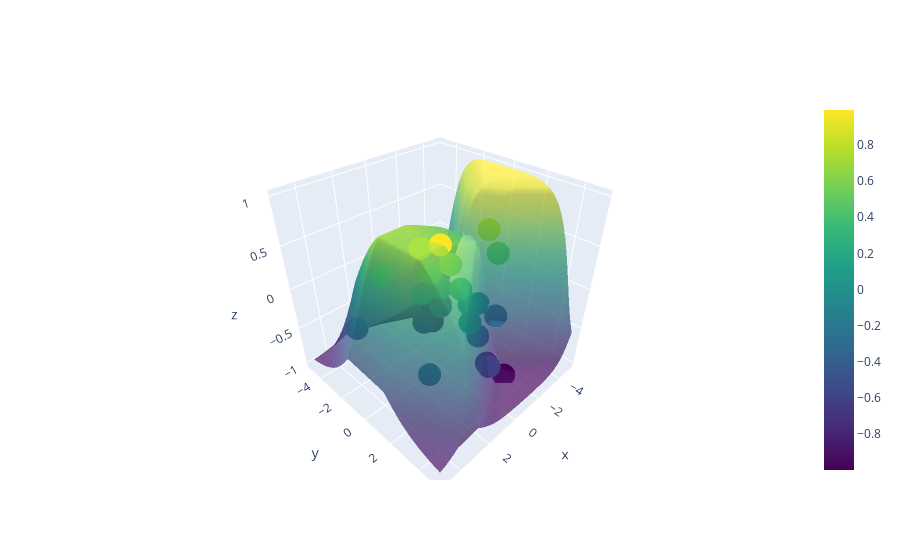

The code cell stored with this chart in its notebook:
### Markdown cell above
Open your TensorBoard window and click the refresh button. You should see a graph for both the training and the validation loss.

We can also check the response of our MLP.

### Code cell
show_mlp_response_3d(mlp_1hl, x_val, y_val)
